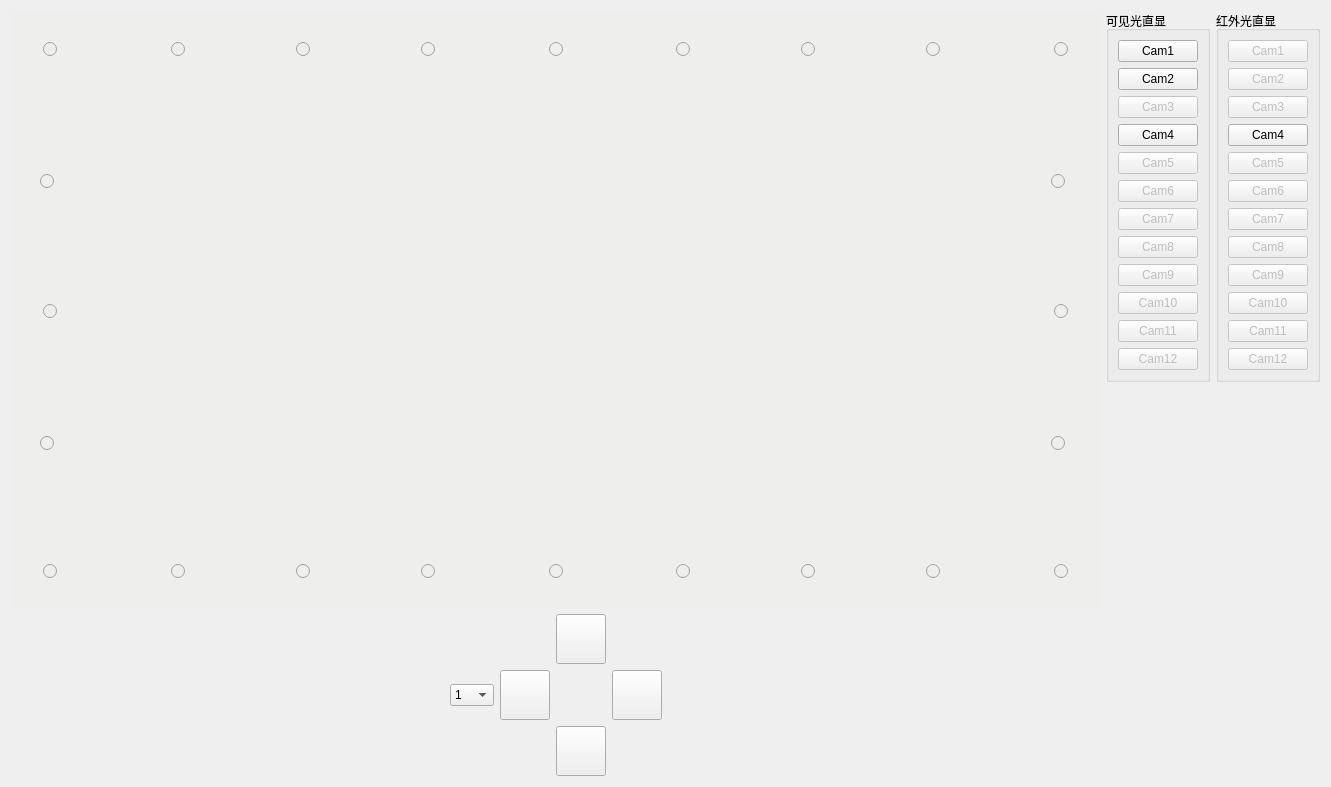
<?xml version="1.0" encoding="UTF-8"?>
<ui version="4.0">
 <class>DirectCamView</class>
 <widget class="QWidget" name="DirectCamView">
  <property name="geometry">
   <rect>
    <x>0</x>
    <y>0</y>
    <width>1331</width>
    <height>787</height>
   </rect>
  </property>
  <property name="windowTitle">
   <string>Form</string>
  </property>
  <layout class="QGridLayout" name="gridLayout_10">
   <item row="0" column="0">
    <layout class="QGridLayout" name="gridLayout_33" rowstretch="4,0">
     <item row="1" column="0">
      <layout class="QGridLayout" name="gridLayout_30">
       <item row="0" column="2">
        <layout class="QGridLayout" name="gridLayout_8">
         <item row="2" column="1">
          <layout class="QGridLayout" name="gridLayout_26">
           <item row="0" column="0">
            <widget class="QPushButton" name="pushButton_down">
             <property name="sizePolicy">
              <sizepolicy hsizetype="Fixed" vsizetype="Fixed">
               <horstretch>0</horstretch>
               <verstretch>0</verstretch>
              </sizepolicy>
             </property>
             <property name="minimumSize">
              <size>
               <width>50</width>
               <height>50</height>
              </size>
             </property>
             <property name="maximumSize">
              <size>
               <width>50</width>
               <height>50</height>
              </size>
             </property>
             <property name="autoFillBackground">
              <bool>false</bool>
             </property>
             <property name="text">
              <string/>
             </property>
             <property name="icon">
              <iconset resource="../../build/client/resources.qrc">
               <normaloff>:/resources/down.png</normaloff>:/resources/down.png</iconset>
             </property>
             <property name="iconSize">
              <size>
               <width>36</width>
               <height>36</height>
              </size>
             </property>
            </widget>
           </item>
          </layout>
         </item>
         <item row="1" column="0">
          <layout class="QGridLayout" name="gridLayout_21">
           <item row="0" column="0">
            <widget class="QPushButton" name="pushButton_left">
             <property name="sizePolicy">
              <sizepolicy hsizetype="Fixed" vsizetype="Fixed">
               <horstretch>0</horstretch>
               <verstretch>0</verstretch>
              </sizepolicy>
             </property>
             <property name="minimumSize">
              <size>
               <width>50</width>
               <height>50</height>
              </size>
             </property>
             <property name="maximumSize">
              <size>
               <width>50</width>
               <height>50</height>
              </size>
             </property>
             <property name="text">
              <string/>
             </property>
             <property name="icon">
              <iconset resource="../../build/client/resources.qrc">
               <normaloff>:/resources/left.png</normaloff>:/resources/left.png</iconset>
             </property>
             <property name="iconSize">
              <size>
               <width>36</width>
               <height>36</height>
              </size>
             </property>
            </widget>
           </item>
          </layout>
         </item>
         <item row="1" column="1">
          <layout class="QGridLayout" name="gridLayout_25"/>
         </item>
         <item row="2" column="0">
          <layout class="QGridLayout" name="gridLayout_20"/>
         </item>
         <item row="0" column="1">
          <layout class="QGridLayout" name="gridLayout_24">
           <item row="0" column="0">
            <widget class="QPushButton" name="pushButton_up">
             <property name="sizePolicy">
              <sizepolicy hsizetype="Fixed" vsizetype="Fixed">
               <horstretch>0</horstretch>
               <verstretch>0</verstretch>
              </sizepolicy>
             </property>
             <property name="minimumSize">
              <size>
               <width>50</width>
               <height>50</height>
              </size>
             </property>
             <property name="maximumSize">
              <size>
               <width>50</width>
               <height>50</height>
              </size>
             </property>
             <property name="styleSheet">
              <string notr="true"/>
             </property>
             <property name="text">
              <string/>
             </property>
             <property name="icon">
              <iconset resource="../../build/client/resources.qrc">
               <normaloff>:/resources/up.png</normaloff>:/resources/up.png</iconset>
             </property>
             <property name="iconSize">
              <size>
               <width>36</width>
               <height>36</height>
              </size>
             </property>
            </widget>
           </item>
          </layout>
         </item>
         <item row="0" column="0">
          <layout class="QGridLayout" name="gridLayout_23"/>
         </item>
         <item row="0" column="2">
          <layout class="QGridLayout" name="gridLayout_27"/>
         </item>
         <item row="1" column="2">
          <layout class="QGridLayout" name="gridLayout_28">
           <item row="0" column="0">
            <widget class="QPushButton" name="pushButton_right">
             <property name="sizePolicy">
              <sizepolicy hsizetype="Fixed" vsizetype="Fixed">
               <horstretch>0</horstretch>
               <verstretch>0</verstretch>
              </sizepolicy>
             </property>
             <property name="minimumSize">
              <size>
               <width>50</width>
               <height>50</height>
              </size>
             </property>
             <property name="maximumSize">
              <size>
               <width>50</width>
               <height>50</height>
              </size>
             </property>
             <property name="baseSize">
              <size>
               <width>0</width>
               <height>0</height>
              </size>
             </property>
             <property name="text">
              <string/>
             </property>
             <property name="icon">
              <iconset resource="../../build/client/resources.qrc">
               <normaloff>:/resources/right.png</normaloff>:/resources/right.png</iconset>
             </property>
             <property name="iconSize">
              <size>
               <width>36</width>
               <height>36</height>
              </size>
             </property>
            </widget>
           </item>
          </layout>
         </item>
         <item row="2" column="2">
          <layout class="QGridLayout" name="gridLayout_29"/>
         </item>
        </layout>
       </item>
       <item row="0" column="3">
        <spacer name="horizontalSpacer">
         <property name="orientation">
          <enum>Qt::Horizontal</enum>
         </property>
         <property name="sizeHint" stdset="0">
          <size>
           <width>40</width>
           <height>20</height>
          </size>
         </property>
        </spacer>
       </item>
       <item row="0" column="0">
        <spacer name="horizontalSpacer_4">
         <property name="orientation">
          <enum>Qt::Horizontal</enum>
         </property>
         <property name="sizeHint" stdset="0">
          <size>
           <width>40</width>
           <height>20</height>
          </size>
         </property>
        </spacer>
       </item>
       <item row="0" column="1">
        <widget class="QComboBox" name="comboBox">
         <item>
          <property name="text">
           <string>1</string>
          </property>
         </item>
         <item>
          <property name="text">
           <string>10</string>
          </property>
         </item>
         <item>
          <property name="text">
           <string>20</string>
          </property>
         </item>
         <item>
          <property name="text">
           <string>50</string>
          </property>
         </item>
        </widget>
       </item>
      </layout>
     </item>
     <item row="0" column="0">
      <widget class="QWidget" name="widget" native="true">
       <property name="styleSheet">
        <string notr="true">background-color: rgb(238, 238, 236);</string>
       </property>
       <layout class="QGridLayout" name="gridLayout_9">
        <item row="0" column="0">
         <layout class="QGridLayout" name="gridLayout_6" rowstretch="0,0,0,0,0,0,0,0,0,0,0" columnstretch="0,0,0,0,0,0,0,0,0,0,0,0,0,0,0,0,0,0,0">
          <item row="9" column="13">
           <widget class="QRadioButton" name="radioButton_64">
            <property name="text">
             <string/>
            </property>
           </widget>
          </item>
          <item row="0" column="9">
           <spacer name="verticalSpacer_4">
            <property name="orientation">
             <enum>Qt::Vertical</enum>
            </property>
            <property name="sizeType">
             <enum>QSizePolicy::Fixed</enum>
            </property>
            <property name="sizeHint" stdset="0">
             <size>
              <width>20</width>
              <height>20</height>
             </size>
            </property>
           </spacer>
          </item>
          <item row="2" column="16">
           <spacer name="horizontalSpacer_3">
            <property name="orientation">
             <enum>Qt::Horizontal</enum>
            </property>
            <property name="sizeHint" stdset="0">
             <size>
              <width>40</width>
              <height>20</height>
             </size>
            </property>
           </spacer>
          </item>
          <item row="9" column="17">
           <layout class="QGridLayout" name="gridLayout_19">
            <item row="0" column="0" alignment="Qt::AlignHCenter">
             <widget class="QRadioButton" name="radioButton_84">
              <property name="text">
               <string/>
              </property>
             </widget>
            </item>
           </layout>
          </item>
          <item row="8" column="17">
           <spacer name="verticalSpacer_3">
            <property name="orientation">
             <enum>Qt::Vertical</enum>
            </property>
            <property name="sizeHint" stdset="0">
             <size>
              <width>20</width>
              <height>40</height>
             </size>
            </property>
           </spacer>
          </item>
          <item row="7" column="17">
           <widget class="QRadioButton" name="radioButton_83">
            <property name="text">
             <string/>
            </property>
           </widget>
          </item>
          <item row="10" column="9">
           <spacer name="verticalSpacer_5">
            <property name="orientation">
             <enum>Qt::Vertical</enum>
            </property>
            <property name="sizeType">
             <enum>QSizePolicy::Fixed</enum>
            </property>
            <property name="sizeHint" stdset="0">
             <size>
              <width>20</width>
              <height>20</height>
             </size>
            </property>
           </spacer>
          </item>
          <item row="7" column="1">
           <widget class="QRadioButton" name="radioButton_03">
            <property name="text">
             <string/>
            </property>
           </widget>
          </item>
          <item row="5" column="18">
           <spacer name="horizontalSpacer_6">
            <property name="orientation">
             <enum>Qt::Horizontal</enum>
            </property>
            <property name="sizeType">
             <enum>QSizePolicy::Fixed</enum>
            </property>
            <property name="sizeHint" stdset="0">
             <size>
              <width>20</width>
              <height>20</height>
             </size>
            </property>
           </spacer>
          </item>
          <item row="1" column="4">
           <spacer name="horizontalSpacer_7">
            <property name="orientation">
             <enum>Qt::Horizontal</enum>
            </property>
            <property name="sizeHint" stdset="0">
             <size>
              <width>40</width>
              <height>20</height>
             </size>
            </property>
           </spacer>
          </item>
          <item row="2" column="2">
           <spacer name="horizontalSpacer_2">
            <property name="orientation">
             <enum>Qt::Horizontal</enum>
            </property>
            <property name="sizeHint" stdset="0">
             <size>
              <width>40</width>
              <height>20</height>
             </size>
            </property>
           </spacer>
          </item>
          <item row="5" column="1">
           <layout class="QGridLayout" name="gridLayout_12">
            <item row="0" column="0" alignment="Qt::AlignHCenter">
             <widget class="QRadioButton" name="radioButton_02">
              <property name="text">
               <string/>
              </property>
             </widget>
            </item>
           </layout>
          </item>
          <item row="1" column="15">
           <widget class="QRadioButton" name="radioButton_70">
            <property name="text">
             <string/>
            </property>
           </widget>
          </item>
          <item row="3" column="17">
           <widget class="QRadioButton" name="radioButton_81">
            <property name="text">
             <string/>
            </property>
           </widget>
          </item>
          <item row="1" column="9">
           <layout class="QGridLayout" name="gridLayout_14">
            <item row="0" column="0" alignment="Qt::AlignHCenter">
             <widget class="QRadioButton" name="radioButton_40">
              <property name="text">
               <string/>
              </property>
             </widget>
            </item>
           </layout>
          </item>
          <item row="5" column="17">
           <layout class="QGridLayout" name="gridLayout_17">
            <item row="0" column="0" alignment="Qt::AlignHCenter">
             <widget class="QRadioButton" name="radioButton_82">
              <property name="text">
               <string/>
              </property>
             </widget>
            </item>
           </layout>
          </item>
          <item row="5" column="0">
           <spacer name="horizontalSpacer_5">
            <property name="orientation">
             <enum>Qt::Horizontal</enum>
            </property>
            <property name="sizeType">
             <enum>QSizePolicy::Fixed</enum>
            </property>
            <property name="sizeHint" stdset="0">
             <size>
              <width>20</width>
              <height>20</height>
             </size>
            </property>
           </spacer>
          </item>
          <item row="2" column="17">
           <spacer name="verticalSpacer_2">
            <property name="orientation">
             <enum>Qt::Vertical</enum>
            </property>
            <property name="sizeHint" stdset="0">
             <size>
              <width>20</width>
              <height>40</height>
             </size>
            </property>
           </spacer>
          </item>
          <item row="9" column="1">
           <layout class="QGridLayout" name="gridLayout_11">
            <item row="0" column="0" alignment="Qt::AlignHCenter">
             <widget class="QRadioButton" name="radioButton_04">
              <property name="text">
               <string/>
              </property>
             </widget>
            </item>
           </layout>
          </item>
          <item row="9" column="9">
           <layout class="QGridLayout" name="gridLayout_18">
            <item row="0" column="0" alignment="Qt::AlignHCenter">
             <widget class="QRadioButton" name="radioButton_44">
              <property name="text">
               <string/>
              </property>
             </widget>
            </item>
           </layout>
          </item>
          <item row="1" column="17">
           <layout class="QGridLayout" name="gridLayout_15">
            <item row="0" column="0" alignment="Qt::AlignHCenter">
             <widget class="QRadioButton" name="radioButton_80">
              <property name="text">
               <string/>
              </property>
             </widget>
            </item>
           </layout>
          </item>
          <item row="1" column="3">
           <widget class="QRadioButton" name="radioButton_10">
            <property name="text">
             <string/>
            </property>
           </widget>
          </item>
          <item row="5" column="2">
           <layout class="QGridLayout" name="gridLayout_31"/>
          </item>
          <item row="1" column="6">
           <spacer name="horizontalSpacer_8">
            <property name="orientation">
             <enum>Qt::Horizontal</enum>
            </property>
            <property name="sizeHint" stdset="0">
             <size>
              <width>40</width>
              <height>20</height>
             </size>
            </property>
           </spacer>
          </item>
          <item row="1" column="8">
           <spacer name="horizontalSpacer_9">
            <property name="orientation">
             <enum>Qt::Horizontal</enum>
            </property>
            <property name="sizeHint" stdset="0">
             <size>
              <width>40</width>
              <height>20</height>
             </size>
            </property>
           </spacer>
          </item>
          <item row="1" column="7">
           <widget class="QRadioButton" name="radioButton_30">
            <property name="text">
             <string/>
            </property>
           </widget>
          </item>
          <item row="9" column="5">
           <widget class="QRadioButton" name="radioButton_24">
            <property name="text">
             <string/>
            </property>
           </widget>
          </item>
          <item row="8" column="9">
           <layout class="QGridLayout" name="gridLayout_36"/>
          </item>
          <item row="9" column="11">
           <widget class="QRadioButton" name="radioButton_54">
            <property name="text">
             <string/>
            </property>
           </widget>
          </item>
          <item row="1" column="5">
           <widget class="QRadioButton" name="radioButton_20">
            <property name="text">
             <string/>
            </property>
           </widget>
          </item>
          <item row="4" column="1">
           <spacer name="verticalSpacer_6">
            <property name="orientation">
             <enum>Qt::Vertical</enum>
            </property>
            <property name="sizeHint" stdset="0">
             <size>
              <width>20</width>
              <height>40</height>
             </size>
            </property>
           </spacer>
          </item>
          <item row="9" column="3">
           <widget class="QRadioButton" name="radioButton_14">
            <property name="text">
             <string/>
            </property>
           </widget>
          </item>
          <item row="5" column="16">
           <layout class="QGridLayout" name="gridLayout_37"/>
          </item>
          <item row="1" column="1">
           <layout class="QGridLayout" name="gridLayout_13">
            <item row="0" column="0" alignment="Qt::AlignHCenter">
             <widget class="QRadioButton" name="radioButton_00">
              <property name="text">
               <string/>
              </property>
             </widget>
            </item>
           </layout>
          </item>
          <item row="9" column="15">
           <widget class="QRadioButton" name="radioButton_74">
            <property name="text">
             <string/>
            </property>
           </widget>
          </item>
          <item row="1" column="13">
           <widget class="QRadioButton" name="radioButton_60">
            <property name="text">
             <string/>
            </property>
           </widget>
          </item>
          <item row="1" column="14">
           <spacer name="horizontalSpacer_12">
            <property name="orientation">
             <enum>Qt::Horizontal</enum>
            </property>
            <property name="sizeHint" stdset="0">
             <size>
              <width>40</width>
              <height>20</height>
             </size>
            </property>
           </spacer>
          </item>
          <item row="2" column="9">
           <layout class="QGridLayout" name="gridLayout_35"/>
          </item>
          <item row="5" column="9">
           <layout class="QGridLayout" name="gridLayout_16"/>
          </item>
          <item row="1" column="10">
           <spacer name="horizontalSpacer_10">
            <property name="orientation">
             <enum>Qt::Horizontal</enum>
            </property>
            <property name="sizeHint" stdset="0">
             <size>
              <width>40</width>
              <height>20</height>
             </size>
            </property>
           </spacer>
          </item>
          <item row="3" column="1">
           <widget class="QRadioButton" name="radioButton_01">
            <property name="text">
             <string/>
            </property>
           </widget>
          </item>
          <item row="1" column="12">
           <spacer name="horizontalSpacer_11">
            <property name="orientation">
             <enum>Qt::Horizontal</enum>
            </property>
            <property name="sizeHint" stdset="0">
             <size>
              <width>40</width>
              <height>20</height>
             </size>
            </property>
           </spacer>
          </item>
          <item row="1" column="11">
           <widget class="QRadioButton" name="radioButton_50">
            <property name="text">
             <string/>
            </property>
           </widget>
          </item>
          <item row="6" column="1">
           <spacer name="verticalSpacer_7">
            <property name="orientation">
             <enum>Qt::Vertical</enum>
            </property>
            <property name="sizeHint" stdset="0">
             <size>
              <width>20</width>
              <height>40</height>
             </size>
            </property>
           </spacer>
          </item>
          <item row="9" column="7">
           <widget class="QRadioButton" name="radioButton_34">
            <property name="text">
             <string/>
            </property>
           </widget>
          </item>
         </layout>
        </item>
       </layout>
      </widget>
     </item>
    </layout>
   </item>
   <item row="0" column="1">
    <layout class="QGridLayout" name="gridLayout_7">
     <item row="0" column="0">
      <layout class="QGridLayout" name="gridLayout_5">
       <item row="0" column="0">
        <widget class="QGroupBox" name="groupBox">
         <property name="title">
          <string>可见光直显</string>
         </property>
         <layout class="QGridLayout" name="gridLayout_2">
          <item row="0" column="0">
           <layout class="QGridLayout" name="gridLayout">
            <item row="5" column="0">
             <widget class="QPushButton" name="pushButton_a6">
              <property name="enabled">
               <bool>false</bool>
              </property>
              <property name="text">
               <string>Cam6</string>
              </property>
             </widget>
            </item>
            <item row="7" column="0">
             <widget class="QPushButton" name="pushButton_a8">
              <property name="enabled">
               <bool>false</bool>
              </property>
              <property name="text">
               <string>Cam8</string>
              </property>
             </widget>
            </item>
            <item row="6" column="0">
             <widget class="QPushButton" name="pushButton_a7">
              <property name="enabled">
               <bool>false</bool>
              </property>
              <property name="text">
               <string>Cam7</string>
              </property>
             </widget>
            </item>
            <item row="4" column="0">
             <widget class="QPushButton" name="pushButton_a5">
              <property name="enabled">
               <bool>false</bool>
              </property>
              <property name="text">
               <string>Cam5</string>
              </property>
             </widget>
            </item>
            <item row="1" column="0">
             <widget class="QPushButton" name="pushButton_a2">
              <property name="enabled">
               <bool>true</bool>
              </property>
              <property name="text">
               <string>Cam2</string>
              </property>
              <property name="checkable">
               <bool>false</bool>
              </property>
             </widget>
            </item>
            <item row="11" column="0">
             <widget class="QPushButton" name="pushButton_a12">
              <property name="enabled">
               <bool>false</bool>
              </property>
              <property name="text">
               <string>Cam12</string>
              </property>
             </widget>
            </item>
            <item row="2" column="0">
             <widget class="QPushButton" name="pushButton_a3">
              <property name="enabled">
               <bool>false</bool>
              </property>
              <property name="text">
               <string>Cam3</string>
              </property>
             </widget>
            </item>
            <item row="10" column="0">
             <widget class="QPushButton" name="pushButton_a11">
              <property name="enabled">
               <bool>false</bool>
              </property>
              <property name="text">
               <string>Cam11</string>
              </property>
             </widget>
            </item>
            <item row="0" column="0">
             <widget class="QPushButton" name="pushButton_a1">
              <property name="enabled">
               <bool>true</bool>
              </property>
              <property name="text">
               <string>Cam1</string>
              </property>
             </widget>
            </item>
            <item row="8" column="0">
             <widget class="QPushButton" name="pushButton_a9">
              <property name="enabled">
               <bool>false</bool>
              </property>
              <property name="text">
               <string>Cam9</string>
              </property>
             </widget>
            </item>
            <item row="9" column="0">
             <widget class="QPushButton" name="pushButton_a10">
              <property name="enabled">
               <bool>false</bool>
              </property>
              <property name="text">
               <string>Cam10</string>
              </property>
             </widget>
            </item>
            <item row="3" column="0">
             <widget class="QPushButton" name="pushButton_a4">
              <property name="text">
               <string>Cam4</string>
              </property>
             </widget>
            </item>
           </layout>
          </item>
         </layout>
        </widget>
       </item>
       <item row="0" column="1">
        <widget class="QGroupBox" name="groupBox_2">
         <property name="title">
          <string>红外光直显</string>
         </property>
         <layout class="QGridLayout" name="gridLayout_3">
          <item row="0" column="0">
           <layout class="QGridLayout" name="gridLayout_4">
            <item row="8" column="0">
             <widget class="QPushButton" name="pushButton_b9">
              <property name="enabled">
               <bool>false</bool>
              </property>
              <property name="text">
               <string>Cam9</string>
              </property>
             </widget>
            </item>
            <item row="4" column="0">
             <widget class="QPushButton" name="pushButton_b5">
              <property name="enabled">
               <bool>false</bool>
              </property>
              <property name="text">
               <string>Cam5</string>
              </property>
             </widget>
            </item>
            <item row="11" column="0">
             <widget class="QPushButton" name="pushButton_b12">
              <property name="enabled">
               <bool>false</bool>
              </property>
              <property name="text">
               <string>Cam12</string>
              </property>
             </widget>
            </item>
            <item row="6" column="0">
             <widget class="QPushButton" name="pushButton_b7">
              <property name="enabled">
               <bool>false</bool>
              </property>
              <property name="text">
               <string>Cam7</string>
              </property>
             </widget>
            </item>
            <item row="0" column="0">
             <widget class="QPushButton" name="pushButton_b1">
              <property name="enabled">
               <bool>false</bool>
              </property>
              <property name="text">
               <string>Cam1</string>
              </property>
             </widget>
            </item>
            <item row="9" column="0">
             <widget class="QPushButton" name="pushButton_b10">
              <property name="enabled">
               <bool>false</bool>
              </property>
              <property name="text">
               <string>Cam10</string>
              </property>
             </widget>
            </item>
            <item row="5" column="0">
             <widget class="QPushButton" name="pushButton_b6">
              <property name="enabled">
               <bool>false</bool>
              </property>
              <property name="text">
               <string>Cam6</string>
              </property>
             </widget>
            </item>
            <item row="7" column="0">
             <widget class="QPushButton" name="pushButton_b8">
              <property name="enabled">
               <bool>false</bool>
              </property>
              <property name="text">
               <string>Cam8</string>
              </property>
             </widget>
            </item>
            <item row="10" column="0">
             <widget class="QPushButton" name="pushButton_b11">
              <property name="enabled">
               <bool>false</bool>
              </property>
              <property name="text">
               <string>Cam11</string>
              </property>
             </widget>
            </item>
            <item row="2" column="0">
             <widget class="QPushButton" name="pushButton_b3">
              <property name="enabled">
               <bool>false</bool>
              </property>
              <property name="text">
               <string>Cam3</string>
              </property>
             </widget>
            </item>
            <item row="1" column="0">
             <widget class="QPushButton" name="pushButton_b2">
              <property name="enabled">
               <bool>false</bool>
              </property>
              <property name="text">
               <string>Cam2</string>
              </property>
             </widget>
            </item>
            <item row="3" column="0">
             <widget class="QPushButton" name="pushButton_b4">
              <property name="text">
               <string>Cam4</string>
              </property>
             </widget>
            </item>
           </layout>
          </item>
         </layout>
        </widget>
       </item>
      </layout>
     </item>
     <item row="1" column="0">
      <spacer name="verticalSpacer">
       <property name="orientation">
        <enum>Qt::Vertical</enum>
       </property>
       <property name="sizeHint" stdset="0">
        <size>
         <width>20</width>
         <height>40</height>
        </size>
       </property>
      </spacer>
     </item>
    </layout>
   </item>
  </layout>
 </widget>
 <resources>
  <include location="../../build/client/resources.qrc"/>
 </resources>
 <connections/>
</ui>
